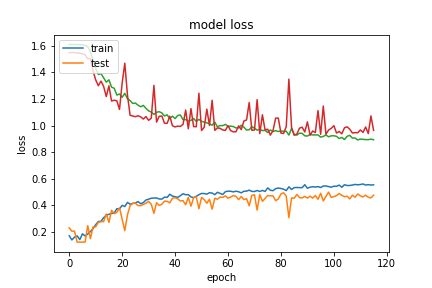
#> input picture timelapsed_remodelling/models/DNN_0_Acc_41_f1_39.png, 432 x 288 px
$ python -i mechreg.py   (imports and definitions only)
#> lines starting #> are read from the running program, lines starting #| are printed output that depends on the picture
### timelapsed_remodelling/logger.py
import os
import sys
import time
import pandas as pd
from prettytable import PrettyTable
from tabulate import tabulate
import textwrap
import re

class CustomLogger:
    def __init__(self, name=None):
        self.name = name
        self.log_file = name + '.log' if name else None
        if self.log_file:
            self.log_fd = open(self.log_file, 'a', encoding='utf-8')  # Set encoding to UTF-8
        else:
            self.log_fd = None

    def __del__(self):
        if self.log_fd:
            self.log_fd.close()

    def _get_timestamp(self):
        return time.strftime('%Y-%m-%d %H:%M:%S')

    def _format_floats_in_string(self, message):
        # Regular expression to find floating-point numbers within the message
        float_pattern = r"\b\d+\.\d+\b"

        def format_float(match):
            return f"{float(match.group()):.4f}"

        return re.sub(float_pattern, format_float, message)

    def _format_message(self, level, message):
        timestamp = self._get_timestamp()
        return f"[{timestamp}] {level}: {message}"

    def info(self, message):
        formatted_msg = self._format_message('INFO', self._auto_format_message(message))
        print(formatted_msg)
        if self.log_fd:
            self.log_fd.write(formatted_msg + '\n')
            self.log_fd.flush()  # Flush the buffer to write to the file immediately

    def _get_dataframe_pretty_table(self, df):
        table_str = str('\n' + tabulate(df, headers='keys', tablefmt='fancy_grid', floatfmt='.4g', showindex=False))
        return table_str

    def _auto_format_message(self, message, max_length=80):
        if isinstance(message, pd.DataFrame):
            return self._get_dataframe_pretty_table(message)

        message = self._format_floats_in_string(message)
        # Check if the message exceeds the max_length
        if len(message) > max_length:

            max_length=max_length+28

            # Wrap the message into multiple lines
            wrapped_lines = textwrap.wrap(message, width=max_length)

            # Add dots to fill each line up to max_length
            wrapped_message = '\n'+'\n'.join(line + '.' * (max_length - len(line)) for line in wrapped_lines)
            return wrapped_message

        # Calculate the number of dots needed for right-fill
        dots_needed = max_length - len(message)
        if dots_needed < 0:
            dots_needed = 0

        # Right-fill the message with dots
        dots = '.' * dots_needed
        return f"{message}{dots}"

    # [20 lines left out: functions print, set_log_file, not called in this run]


# Example Usage
# [16 lines that do not run on import are left out]

### timelapsed_remodelling/mechreg.py
import pandas as pd
import numpy as np
import statsmodels.api as sm

from multiprocessing import Pool
import numpy as np
from itertools import combinations
import matplotlib.pyplot as plt
from scipy.ndimage import binary_erosion, binary_dilation
import SimpleITK as sitk
import argparse
import os
from timelapsed_remodelling.reposition import pad_array_centered
import os
from glob import glob
import multiprocessing

import numpy as np
import matplotlib.pyplot as plt
from matplotlib.colors import ListedColormap

# [177 lines left out: functions overlay_plot, confusion_matrix_per_threshold_set, ccr_from_conf_matrix, max_ccr, remXmech_regression, mechreg_regression and 1 more, not called in this run]

def parMechreg(arr):

        R, Q, F = arr

        r, q, f, bins, model_res, model_form = mechreg_regression(R,Q,F)

        n_R,_ =np.histogram(R, bins=bins, density=True)
        n_Q,_ =np.histogram(Q, bins=bins, density=True)
        n_F,_ =np.histogram(F, bins=bins, density=True)

        n_total = np.sum([n_Q,n_R,n_F],axis=0)

        p_Q = np.divide(n_Q,n_total, out=np.zeros_like(n_Q), where=n_total!=0)
        p_F = np.divide(n_F,n_total, out=np.zeros_like(n_F), where=n_total!=0)
        p_R = np.divide(n_R,n_total, out=np.zeros_like(n_R), where=n_total!=0)

        data = {}
        data['r'] = r
        data['q'] = q
        data['f'] = f
        data['bins'] = bins

        data['const_res'] = model_res.params[0] # constant term
        data['x1_res']=model_res.params[1]   # x1 value
        data['p_const_res']=model_res.pvalues[0]
        data['p_x1_res']=model_res.pvalues[1]
        data['const_form']=model_form.params[0] # constant term
        data['x1_form']=model_form.params[1]    # x1 value
        data['p_const_form']=model_form.pvalues[0] # p const
        data['p_x1_form'] = model_form.pvalues[1]  # p x1
        try:
            ccr_matrix, max_coords = max_ccr([p_R, p_Q, p_F], bins)
            data['ccr'] = ccr_matrix[max_coords][0]
            data['thr_res'] = max_coords[0][0]
            data['thr_form'] = max_coords[1][0]
        except TypeError:
            data['ccr'] = ccr_matrix[max_coords]
            data['thr_res'] = max_coords[0]
            data['thr_form'] = max_coords[1]
        except:
            data['ccr'] = 0
            data['thr_res'] = 0
            data['thr_form'] = 0

        return data

# [261 lines left out: functions bootstrap_mechreg, remodelling_x_strain, mechanoregulation, main, not called in this run]

# [16 lines not run here, left out]

>>> import cv2
>>> picture = cv2.imread('models/DNN_0_Acc_41_f1_39.png', cv2.IMREAD_GRAYSCALE)
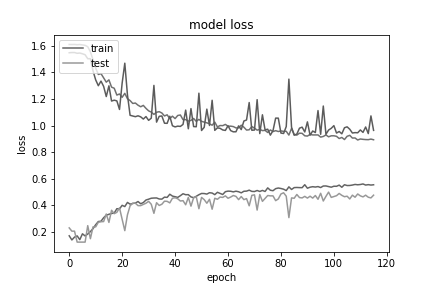
#> picture: shape (288, 432); min 0, max 255, mean 247.1
#> (the run stopped early here; a loop or call above may not have finished)
